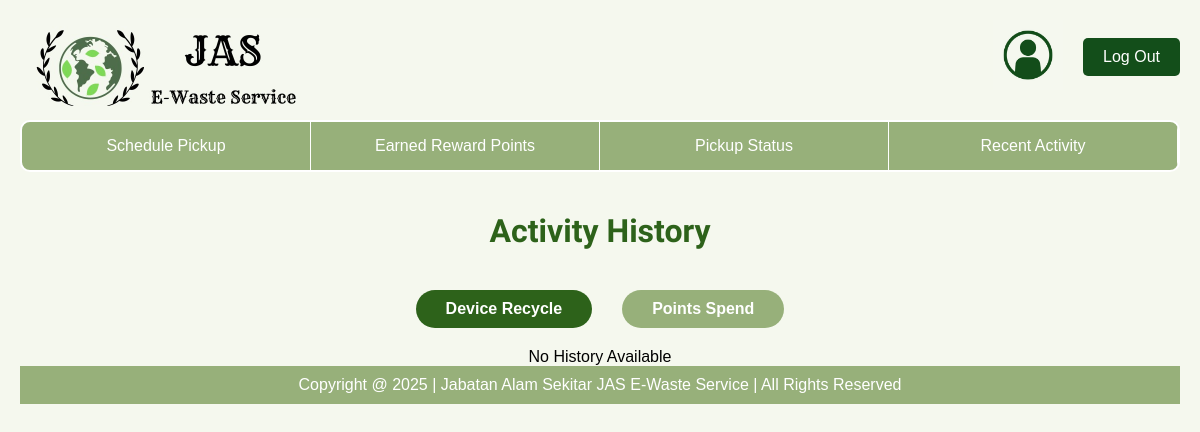
/customer/history-device/ (signed in), run on an earlier commit of the app's database.
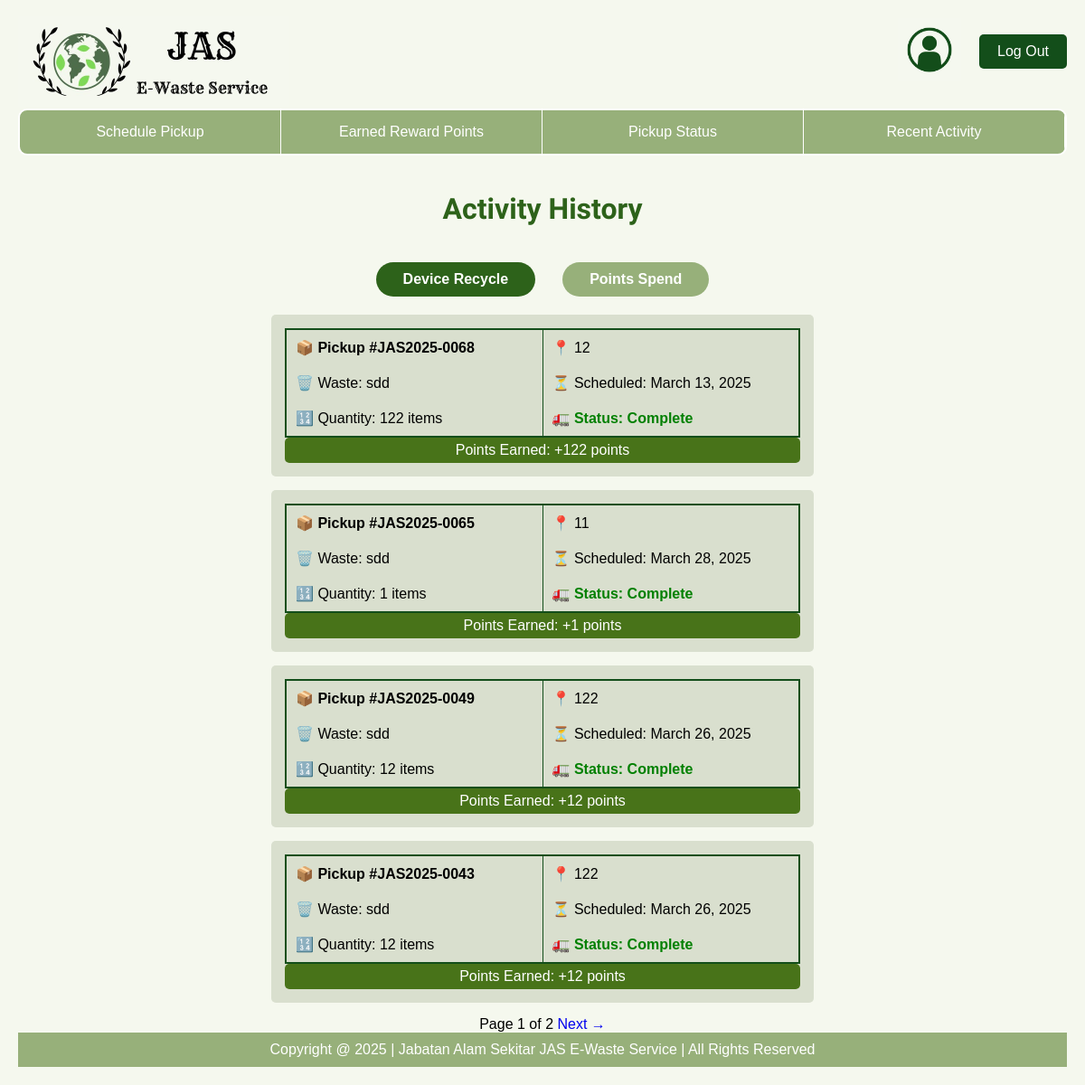
And on a later commit of the database.
### database/models.py (models this page shows, shortened)
class PickupRequest(models.Model):
    requestID = models.CharField(primary_key=True, max_length=200)
    customer = models.ForeignKey(Customer, on_delete=models.CASCADE)
    category = models.ForeignKey(ItemCategory, on_delete=models.CASCADE)
    quantity = models.IntegerField()
    weight = models.TextField()
    date = models.DateField()
    time = models.TimeField()
    address = models.TextField()
    status = models.CharField(max_length=50, default="Pending")
    rejectedReason = models.TextField(blank=True, null=True, max_length=200)
    driver = models.ForeignKey(Driver, on_delete=models.CASCADE, null=True, blank=True)
    operator = models.ForeignKey(Operator, on_delete=models.CASCADE, null=True, blank=True)
    trackingnumber = models.CharField(max_length=200, unique=True)

### customer/views.py (the view)
# urls.py: path('history-device/', device_recycled, name='device_recycled'), #Activity History - Recycled Device
def device_recycled(request):
    customerID = request.session.get('user_id')
    pickup_requests = (PickupRequest.objects.filter(customer__customerID=customerID, status="Complete")
                       .select_related('category')
                       .values('trackingnumber', 'address', 'category__itemType', 'date', 'quantity', 'status')
                       .annotate(total=F('quantity') * F('category__pointsGiven')) #this here is to calculate the total points using F()
                       .order_by('-trackingnumber') # order by desc tracking number, later on after the data is finalised, changed back to date
                        )
    pagination = Paginator(pickup_requests, 4) # limit 4 data per page
    page = request.GET.get('page') #keep track on what page is the user in
    devices = pagination.get_page(page)
    if not devices.object_list:
        return render(request, 'customer/activityHis-Device.html', {"Empty": True})
    return render(request, 'customer/activityHis-Device.html', {"historyPages": devices})

### customer/templates/customer/activityHis-Device.html (shortened to what this page needs)
{% extends 'customer/base_customer.html' %}
{% load static %}
    {% block extra_css %}
        <link rel="stylesheet" href="{% static 'css/activityHis-Device.css' %}">
    {% endblock %}
{% block content %}
<body>
    <h1 class="title">Activity History</h1>
    <div class="btn-container">
        <a href="{% url 'customer:device_recycled' %}">
            <button class="tab-btn active">Device Recycle</button>
        </a>
        <a href="{% url 'customer:voucher_redeemed' %}">
            <button class="tab-btn">Points Spend</button>
        </a>
    </div>
    {% for request in historyPages %}
        <div class="activity-container">
            <div class="activity-box">
                <table>
                    <tr>
                        <td>📦 <strong>Pickup {{request.trackingnumber}}</strong></td>
                        <td>📍 {{request.address}}</td>
                    </tr>
                    <tr>
                        <td>🗑️ Waste: {{request.category__itemType}}</td>
                        <td>⏳ Scheduled: {{request.date}}</td>
                    </tr>
                    <tr>
                        <td>🔢 Quantity: {{request.quantity}} items</td>
                        <td>🚛 <span class="status completed">Status: {{request.status}}</span></td>
                    </tr>
                </table>
            <div class="points-earned">Points Earned: +{{request.total}} points</div>
            </div>
        </div>
    {% endfor %}
    <div>
        {% if not Empty %}
            <span>Page {{ historyPages.number }} of {{ historyPages.paginator.num_pages }}</span>
            {% if historyPages.has_next %}
                <a href="?page={{ historyPages.next_page_number }}" style="text-decoration:none;">Next &rarr; </a>
            {% endif %}
        {% else %}
            <p>No History Available</p>
        {% endif %}
    </div>
</body>
{% endblock %}

What changed in the data, as far as the page shows it:
now on this page (row edited): PickupRequest: trackingnumber "#JAS2025-0068", address "12", category__itemType "sdd", date "March 13, 2025", quantity "122", status "Complete", total "122"
now on this page (row edited): PickupRequest: trackingnumber "#JAS2025-0065", address "11", category__itemType "sdd", date "March 28, 2025", quantity "1", status "Complete", total "1"
now on this page (row edited): PickupRequest: trackingnumber "#JAS2025-0049", address "122", category__itemType "sdd", date "March 26, 2025", quantity "12", status "Complete", total "12"
now on this page (row edited): PickupRequest: trackingnumber "#JAS2025-0043", address "122", category__itemType "sdd", date "March 26, 2025", quantity "12", status "Complete", total "12"
Also different on the page:
{{ historyPages.number }}: (not shown) → "1"
{{ historyPages.paginator.num_pages }}: (not shown) → "2"
text no longer shown: "No History Available"
text now shown: "Page of Next →"
